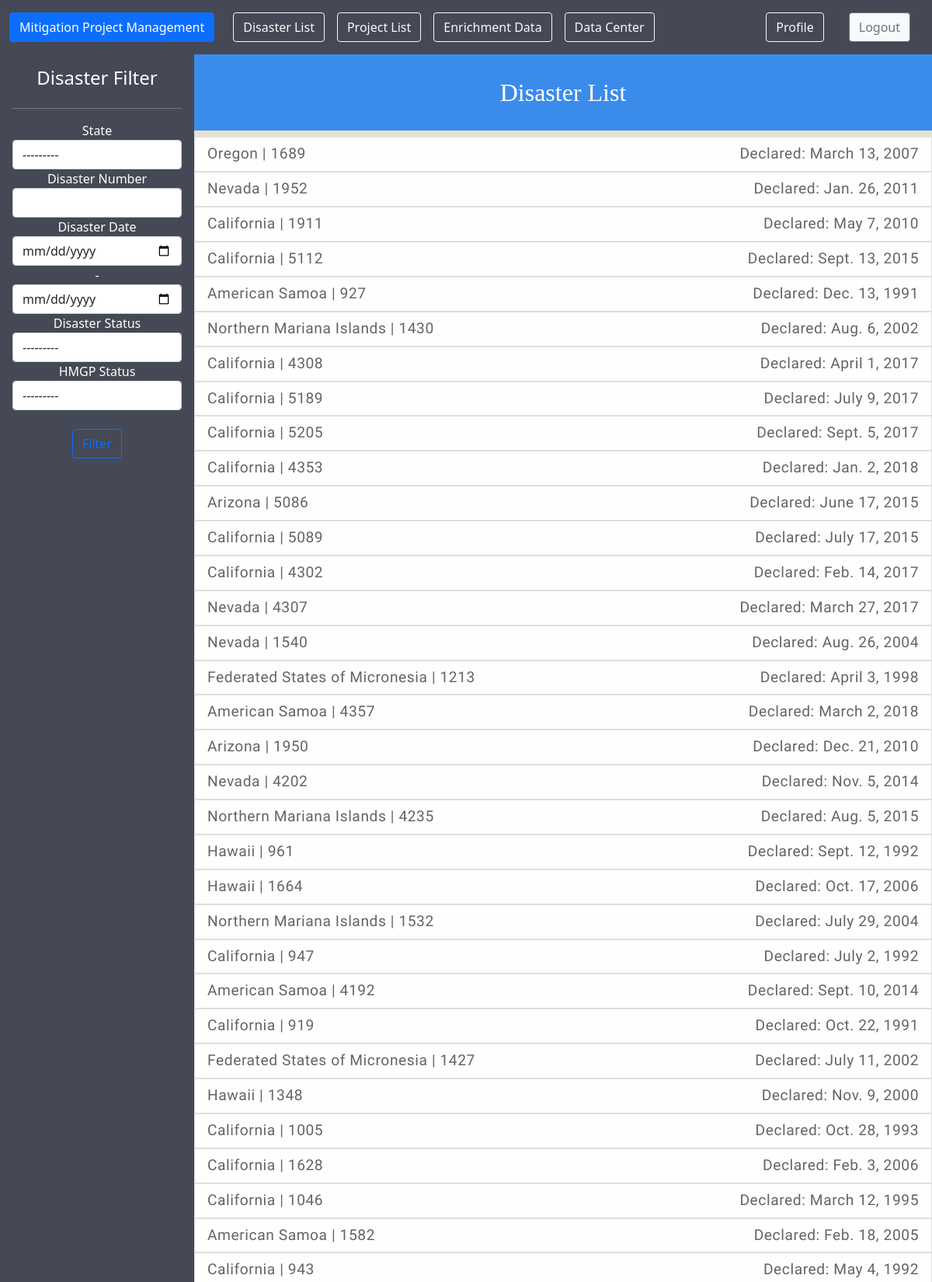
Page /home (signed in, upper part) on the committed database.
### ProjectManagementApp/models.py (models this page shows, shortened)
class Disasters(models.Model):
    disaster_number = models.CharField(max_length=10,blank=True,null=True)
    state = models.CharField(max_length=35,blank=True,null=True)
    declaration_date = models.DateField(blank=True,null=True)
    disaster_due_date_for_new_apps = models.DateField(blank=True,null=True)
    disaster_period_of_performance_end_date = models.DateField(blank=True,null=True)
    number_of_projects = models.CharField(max_length=7,blank=True,null=True)
    twelve_month_lock_in_amount = models.DecimalField(max_digits=12, decimal_places=2,blank=True,null=True)
    locked_in_ceiling_amount = models.DecimalField(max_digits=12, decimal_places=2,blank=True,null=True)
    mt_project_dollars_available = models.DecimalField(max_digits=12, decimal_places=2,blank=True,null=True)
    mt_federal_share_obligated = models.DecimalField(max_digits=12, decimal_places=2,blank=True,null=True)
    mt_dollars_available = models.DecimalField(max_digits=12, decimal_places=2,blank=True,null=True)
    projected_regular_amount = models.DecimalField(max_digits=12, decimal_places=2,blank=True,null=True)
    allocated_total_amount = models.DecimalField(max_digits=12, decimal_places=2,blank=True,null=True)
    number_of_approved_projects = models.CharField(max_length=7,blank=True,null=True)
    number_of_pending_projects = models.CharField(max_length=7,blank=True,null=True)
    projected_initiative_amount = models.DecimalField(max_digits=12, decimal_places=2,blank=True,null=True)
    projected_planning_amount = models.DecimalField(max_digits=12, decimal_places=2,blank=True,null=True)
    projected_recipient_management_costs = models.DecimalField(max_digits=12, decimal_places=2,blank=True,null=True)
    available_recipient_management_costs = models.DecimalField(max_digits=12, decimal_places=2,blank=True,null=True)
    projected_subrecipient_management_costs = models.DecimalField(max_digits=12, decimal_places=2,blank=True,null=True)
    available_subrecipient_management_costs = models.DecimalField(max_digits=12, decimal_places=2,blank=True,null=True)
    available_initiative_amount = models.DecimalField(max_digits=12, decimal_places=2, blank=True,null=True)
    available_planning_amount = models.DecimalField(max_digits=12, decimal_places=2,blank=True,null=True)
    disaster_closeout_status = models.CharField(max_length=25,blank=True,null=True)
    hmgp_closeout_status = models.CharField(max_length=25,blank=True,null=True)

### ProjectManagementApp/views.py (the view)
# urls.py: path('home',views.home_search_view,name='home'),
def home_search_view(request):
    disaster_list=Disasters.objects.all()
    state_filter=DisasterFilter(request.GET,queryset=disaster_list)
    disaster_number_filter=DisasterFilter(request.GET,queryset=disaster_list)
    disaster_filter=DisasterFilter(request.GET,queryset=disaster_list)
    return render(request,'home.html',{'state_filter':state_filter,'disaster_number_filter':disaster_number_filter,'filter':disaster_filter})

### templates/home.html (shortened to what this page needs)
{% extends "base.html" %}
{% load static %}
{% load crispy_forms_tags %}
{% block content %}
{% include 'navbar.html' %}
{% if user.is_authenticated %}
<div class="row">
  <div class="d-inline-flex">
    <div class="d-flex h-100 sidenav-details flex-column flex-shrink-0 p-3 text-white text-center navbar-background"
      style="width: 250px;">
      <h1 class="fs-4">Disaster Filter</h1>
      <hr>
      <div class="nav nav-pills flex-column mb-auto navbar-background">
        <div class="nav-item">
          <form method="get" id="disasterfilter">
            <div class="form-row">
              <div class="form-group filter1">{{ filter.form|crispy }}</div>
            </div>
            <div class="text-center">
              <button id="filterbtn1" class="btn btn-outline-primary input-group-append mt-4"
                type="submit">Filter</button>
            </div>
          </form>
        </div>
      </div>
    </div>
    <div class="container-fluid p-0 background-detail">
      <h1 class="heading">Disaster List</h1>
      <div class="row">
        {% for item in filter.qs %}
        <div class="list-item d-flex bd-highlight">
          <a href="{% url 'ProjectManagementApp:disastersdetails' item.pk %}"
            class="paragraph list-group-item list-group-item-action list-group-item-light">{{ item.state }} |
            {{ item.disaster_number }} <span class="float-end text-end">Declared: {{ item.declaration_date }}</span>
          </a>
        </div>
        {% endfor %}
      </div>
    </div>
  </div>
</div>
{% else %}
You must login first
{% endif %}
{% endblock content %}

### static/styles.css (style rules this page uses)
html { background-color: #E7E3d4; }
.navbar-background { background-color: #444955; }
.navbar-background { color: white; }
.background-detail { background-color: #E7E3d4; }
.sidenav-details { height:100% !important; }
.heading { font-family:Georgia, 'Times New Roman', Times, serif; color:white; text-align: center; font-size: 2em; background-color:#3B8BEB; padding:30px; }
.paragraph { color: black; font-family: 'Sora', sans-serif; font-size: 1.2em; line-height: 1.4em; letter-spacing: 0.03em; background-color: #E7E3d4; }

### rows in the picture
Disasters: state "Oregon", disaster_number "1689", declaration_date "March 13, 2007"
Disasters: state "Nevada", disaster_number "1952", declaration_date "Jan. 26, 2011"
Disasters: state "California", disaster_number "1911", declaration_date "May 7, 2010"
Disasters: state "California", disaster_number "5112", declaration_date "Sept. 13, 2015"
Disasters: state "American Samoa", disaster_number "927", declaration_date "Dec. 13, 1991"
Disasters: state "Northern Mariana Islands", disaster_number "1430", declaration_date "Aug. 6, 2002"
Disasters: state "California", disaster_number "4308", declaration_date "April 1, 2017"
Disasters: state "California", disaster_number "5189", declaration_date "July 9, 2017"
Disasters: state "California", disaster_number "5205", declaration_date "Sept. 5, 2017"
Disasters: state "California", disaster_number "4353", declaration_date "Jan. 2, 2018"
Disasters: state "Arizona", disaster_number "5086", declaration_date "June 17, 2015"
Disasters: state "California", disaster_number "5089", declaration_date "July 17, 2015"
Disasters: state "California", disaster_number "4302", declaration_date "Feb. 14, 2017"
Disasters: state "Nevada", disaster_number "4307", declaration_date "March 27, 2017"
Disasters: state "Nevada", disaster_number "1540", declaration_date "Aug. 26, 2004"
Disasters: state "Federated States of Micronesia", disaster_number "1213", declaration_date "April 3, 1998"
Disasters: state "American Samoa", disaster_number "4357", declaration_date "March 2, 2018"
Disasters: state "Arizona", disaster_number "1950", declaration_date "Dec. 21, 2010"
Disasters: state "Nevada", disaster_number "4202", declaration_date "Nov. 5, 2014"
Disasters: state "Northern Mariana Islands", disaster_number "4235", declaration_date "Aug. 5, 2015"
Disasters: state "Hawaii", disaster_number "961", declaration_date "Sept. 12, 1992"
Disasters: state "Hawaii", disaster_number "1664", declaration_date "Oct. 17, 2006"
Disasters: state "Northern Mariana Islands", disaster_number "1532", declaration_date "July 29, 2004"
Disasters: state "California", disaster_number "947", declaration_date "July 2, 1992"
Disasters: state "American Samoa", disaster_number "4192", declaration_date "Sept. 10, 2014"
Disasters: state "California", disaster_number "919", declaration_date "Oct. 22, 1991"
Disasters: state "Federated States of Micronesia", disaster_number "1427", declaration_date "July 11, 2002"
Disasters: state "Hawaii", disaster_number "1348", declaration_date "Nov. 9, 2000"
Disasters: state "California", disaster_number "1005", declaration_date "Oct. 28, 1993"
Disasters: state "California", disaster_number "1628", declaration_date "Feb. 3, 2006"
Disasters: state "California", disaster_number "1046", declaration_date "March 12, 1995"
Disasters: state "American Samoa", disaster_number "1582", declaration_date "Feb. 18, 2005"
Disasters: state "California", disaster_number "943", declaration_date "May 4, 1992"
